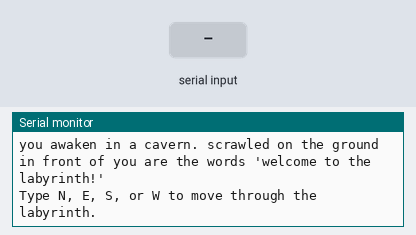
A sketch run on a simulated Arduino Uno, built with avr-gcc and run on an emulated ATmega328P. Shown: the last lines printed to the serial monitor. The inputs (shaded band) are chosen by the test bench.

Above: at 1.2 s.
1.3 s: "N" received over Serial
At 2.5 s:
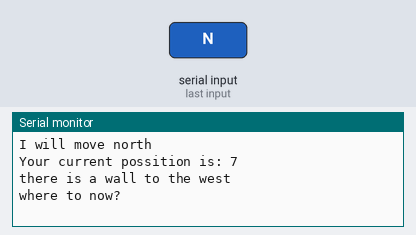
2.8 s: "E" received over Serial
At 4.0 s:
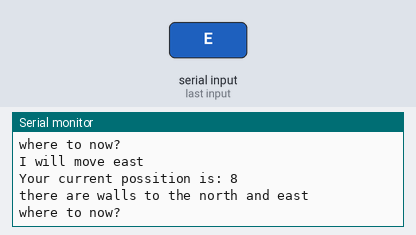
4.3 s: "S" received over Serial
At 5.0 s:
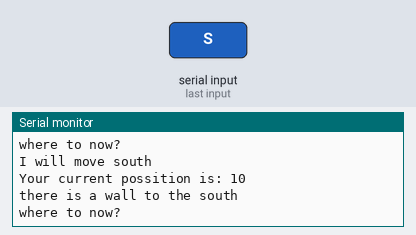
5.8 s: "W" received over Serial
At 6.4 s:
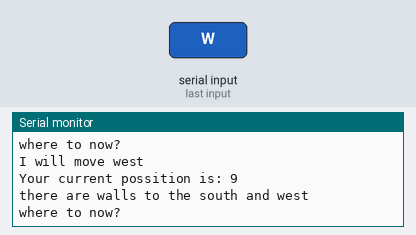
7.3 s: "1" received over Serial
8.8 s: "S" received over Serial
At 8.87 s:
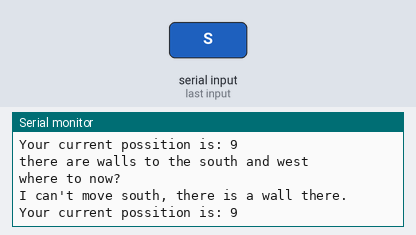
Timing chart, 0 to 11.3 s (numbered marks = the images above; inputs shaded):
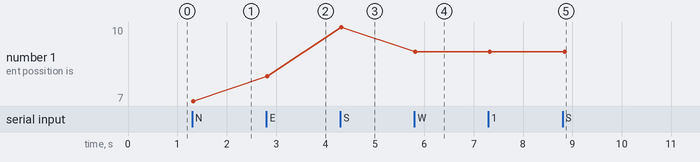

The sketch:

map_game.ino
```cpp
int curPosition = 9;
int exitPosition = 4;
int null = -1;
boolean isGameOver = 0;
//                          n     e    s   w
int mapGrid[14][4] = {   { null, null, 1, null},
                         { 0, 2, 5, null},
                         { null, 3, null, 1},
                         { null, 4, 6, 2},
                         { null, null, null, 3},
                         { 1, null, 7, null},
                         { 3, null, null, null},
                         { 5, 8, 9, null},
                         { null, null, 10, 7},
                         { 7, 10, null, null},
                         { 8, 11, null, 9},
                         { null, 12, null, 10},
                         { 13, null, null, 11},
                         {null, null, 12, null}  };


char* description [14] = {  "",
                            "there is a wall to the west and a huge stalagtite",
                            "there are walls to the north and south",
                            "there is a wall to the north",
                            "",
                            "there are walls to the east and west",
                            "",
                            "there is a wall to the west",
                            "there are walls to the north and east",
                            "there are walls to the south and west",
                            "there is a wall to the south",
                            "there are walls to the north and south",
                            "",
                            ""};

int trap [14] = { 2, 0, 0, 0, 0, 0, 1, 0, 0, 0, 0, 0, 0, 3};
// 0 = nothing
// 1 = pit fall trap
// 2 = chained deamon
// 3 = magic flames


// the setup routine runs once when you press reset:
void setup() {
  Serial.begin(9600);
  Serial.println("you awaken in a cavern. scrawled on the ground in front of you are the words 'welcome to the labyrinth!'");
  Serial.println("Type N, E, S, or W to move through the labyrinth.");
}

// the loop routine runs over and over again forever:
void loop() {
  if (Serial.available()){
    char command = Serial.read();

    if (isGameOver){
      Serial.println("sorry your game is over");
    } else {
      command = toupper(command);
      switch(command){
        case 'N':
          if( mapGrid[curPosition][0] > -1){
            Serial.println("I will move north");
            curPosition = mapGrid[curPosition][0];
          } else {
            Serial.println("I can't move north, there is a wall there.");
          }
          break;

        case 'E':
          if( mapGrid[curPosition][1] > -1){
            Serial.println("I will move east");
            curPosition = mapGrid[curPosition][1];
          } else {
            Serial.println("I can't move east, there is a wall there.");
          }
          break;

        case 'S':
          if( mapGrid[curPosition][2] > -1){
            Serial.println("I will move south");
            curPosition = mapGrid[curPosition][2];
          } else {
            Serial.println("I can't move south, there is a wall there.");
          }
          break;

        case 'W':
          if( mapGrid[curPosition][3] > -1){
            Serial.println("I will move west");
            curPosition = mapGrid[curPosition][3];
          } else {
            Serial.println("I can't move west, there is a wall there.");
          }
          break;
        default:
          Serial.println("command not recognized");
      }
      whereAmI();
    }
  }
}

void gameOver(){
  isGameOver = 1;
}

void whereAmI(){
  if (! isGameOver){
    Serial.print("Your current possition is: "); Serial.println(curPosition);
    Serial.println(description[curPosition]);

    if (curPosition == exitPosition){
      Serial.println("wow, you made it. good job");
      gameOver();
    }

    switch(trap[curPosition]){
      // 1 = pit fall trap
      // 2 = chained deamon
      // 3 = magic flames
      case 1:
        Serial.println("aaaaaaaaaaaaaaaaaaaaaaaaaaaaaaaaaa! a pit fall trap! game over");
        gameOver();
        break;
      case 2:
        Serial.println("oh no, a chained deamon! game over");
        gameOver();
        break;
      case 3:
        Serial.println("bad luck, there are magic flames here. game over");
        gameOver();
        break;
      default:
        if (! isGameOver) Serial.println("where to now?");
    }
  }
}
```

Measured:
- after the input at 1.3 s, the serial monitor: prints a new line at once (image 1)
- after the input at 2.8 s, the serial monitor: prints a new line at once (image 2)
- after the input at 4.3 s, the serial monitor: prints a new line at once (image 3)
- after the input at 5.8 s, the serial monitor: prints a new line at once (image 4)
- after the input at 8.8 s, the serial monitor: prints a new line at once (image 5)
- plotted number 1: 7 → 8 after the input at 2.8 s, 8 → 10 after the input at 4.3 s, 10 → 9 after the input at 5.8 s
